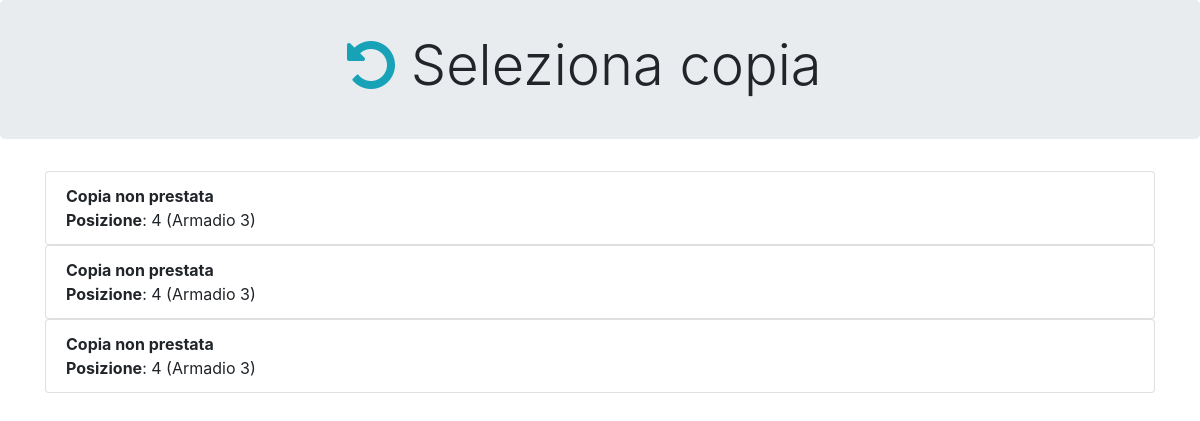
The app's page /popup-selezione-copie/libro.php?ISBN=N000000000132 with its own data.
### tables this page shows
CREATE TABLE Copie (
  idCopia INT NOT NULL AUTO_INCREMENT,
  Prestato TINYINT NOT NULL,
  ISBN CHAR(13) NOT NULL,
  idRipiano INT NOT NULL,
  ProprietaDi INT NULL,
  PRIMARY KEY (idCopia),
  FOREIGN KEY (ISBN) REFERENCES Libri(ISBN),
  FOREIGN KEY (idRipiano) REFERENCES Ripiani(idRipiano),
  FOREIGN KEY (ProprietaDi) REFERENCES Concessioni(idConcessioni)
);

CREATE TABLE Ripiani (
  idRipiano INT NOT NULL AUTO_INCREMENT,
  idArmadio INT NOT NULL,
  NumeroRipiano VARCHAR(4) NOT NULL,
  PRIMARY KEY (idRipiano),
  FOREIGN KEY (idArmadio) REFERENCES Armadi(idArmadio)
);

CREATE TABLE Armadi (
  idArmadio INT NOT NULL AUTO_INCREMENT,
  Descrizione VARCHAR(45) NOT NULL,
  idSezione INT NOT NULL,
  PRIMARY KEY (idArmadio),
  FOREIGN KEY (idSezione) REFERENCES Sezioni(idSezione)
);

### popup-selezione-copie/libro.php (the view, shortened to what this page needs)
<html>
<head>
    <?php include_once "../php/imports.php";
    include_once "../php/paginazione.php";
    include '../php/connessione.php'; ?>
    <link rel="stylesheet" type="text/css" href="../css/catalogo.css">
    <link rel="stylesheet" type="text/css" href="../css/combobox.css">
</head>
<body>
    <div class="jumbotron" style="padding: 2rem 2rem">
        <h1 class="display-4 text-center">
            <a href="catalogo.php?bibliotecario" title="Torna al catalogo"><i class="fa fa-undo text-info"></i></a>
            Seleziona copia&nbsp;&nbsp;
        </h1>
    </div>
    <?php
    $conn = connettitiAlDb();
    $isbn = $_GET['ISBN'];
    $ris = mysqli_query($conn, "SELECT idCopia, ISBN, Prestato, NumeroRipiano, Armadi.Descrizione AS Armadio, ProprietaDi
                                    FROM Copie, Ripiani, Armadi
                                    WHERE ISBN = '$isbn'
                                      AND Ripiani.idArmadio = Armadi.idArmadio
                                      AND Copie.idRipiano = Ripiani.idRipiano
                                    ORDER BY Prestato ASC;");
    ?>
    <div class="container">
        <ul class="list-group">
            <?php
            while ($riga = mysqli_fetch_assoc($ris)) {
                $idCopia = $riga['idCopia'];
                $prestato = $riga['Prestato'] == 1;
                echo '<span ' . ($prestato ? '' : 'style="cursor:pointer" oncontextmenu="seleziona(\'' .
                        $idCopia . '\', false);return false" onclick="seleziona(' . "'$idCopia'" . ', true)"') . '>';
                $titolo = !$prestato ? "Copia non prestata" : "Copia prestata";
                $disabled = !$prestato ? '' : 'disabled\' style=\'background: lightgrey';
                $rip = $riga['NumeroRipiano'];
                $arm = $riga['Armadio'];
                echo "<li class='list-group-item $disabled'>
                    <b>$titolo</b><br>
                    <b>Posizione</b>: $rip ($arm)
                  </li>
                </span>";
            }
            ?>
        </ul>
    </div>
</body>
</html>

### records on screen
copie: Prestato "Copia non prestata", idRipiano.NumeroRipiano "4", armadi.Descrizione "Armadio 3"
copie: Prestato "Copia non prestata", idRipiano.NumeroRipiano "4", armadi.Descrizione "Armadio 3"
copie: Prestato "Copia non prestata", idRipiano.NumeroRipiano "4", armadi.Descrizione "Armadio 3"
